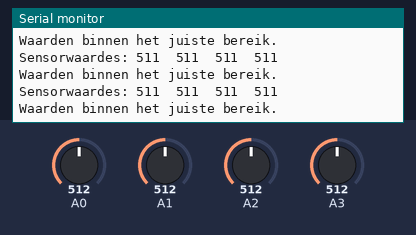
The sketch below on a simulated Arduino Uno, built with avr-gcc and run on an emulated ATmega328P. On the bench: the last lines printed to the serial monitor. The test bench sets the inputs (shaded band); at power-on: A0 = 512, A1 = 512, A2 = 512, A3 = 512.

Above: at 4.8 s.
4.9 s: A0 set to 902
At 5.45 s:
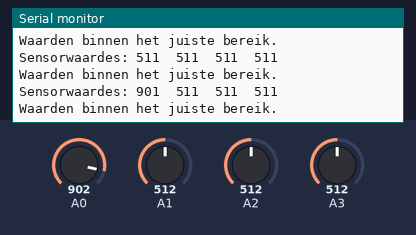
6.4 s: A0 set to 929
At 6.97 s:
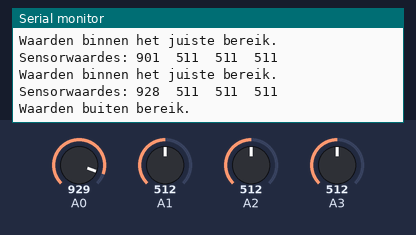
Timing chart, 0 to 9.4 s (numbered marks = the images above; inputs shaded):
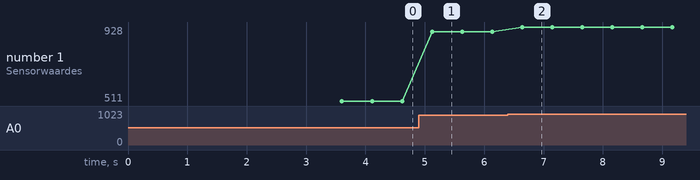

Measured:
- the behaviour switches between 919 and 920 on A0 (found by bisection; images 1 and 2)
- after the input at 4.9 s, the serial monitor: prints a new line after 0.22 s (image 1)
- after the input at 6.4 s, the serial monitor: prints a new line after 0.24 s (image 2)
- plotted number 1: 511 → 901 after the input at 4.9 s, 901 → 928 after the input at 6.4 s

The sketch:

POC_Sensoren.ino
```cpp
#include <QTRSensors.h>

QTRSensorsAnalog qtra((unsigned char[]) {A0, A1, A2, A3}, 4, 4); // Sensornummers
unsigned int sensorValues[4]; // Opslag voor de sensoren

void setup() {
  Serial.begin(9600); // Seriële communicatie starten

  // Kalibratie van de sensoren
  for (int i = 0; i < 80; i++) {
    qtra.calibrate();
    delay(20);
  }

}

void loop() {
  // Lees de waarden van de sensoren
  qtra.read(sensorValues);

  // Print de waarden van alle sensoren naar de seriële monitor
  Serial.print("Sensorwaardes: ");
  for (int i = 0; i < 4; i++) {
    Serial.print(sensorValues[i]);
    Serial.print("\t"); // Tab voor overzichtelijkheid
  }
  Serial.println(); // Nieuwe regel

  // Controleer of de waarden binnen het gewenste bereik liggen en toon feedback
  int minWaarde = 75;  // Stel deze in op de minimale verwachte waarde voor wit
  int maxWaarde = 918;  // Stel deze in op de maximale verwachte waarde voor zwart
  if ((sensorValues[0] >= minWaarde && sensorValues[0] <= maxWaarde) &&
      (sensorValues[1] >= minWaarde && sensorValues[1] <= maxWaarde) &&
      (sensorValues[2] >= minWaarde && sensorValues[2] <= maxWaarde) &&
      (sensorValues[3] >= minWaarde && sensorValues[3] <= maxWaarde)) {
    Serial.println("Waarden binnen het juiste bereik.");
  } else {
    Serial.println("Waarden buiten bereik.");
  }

  delay(500); // Kleine vertraging om de uitlezing leesbaar te maken
}
```
